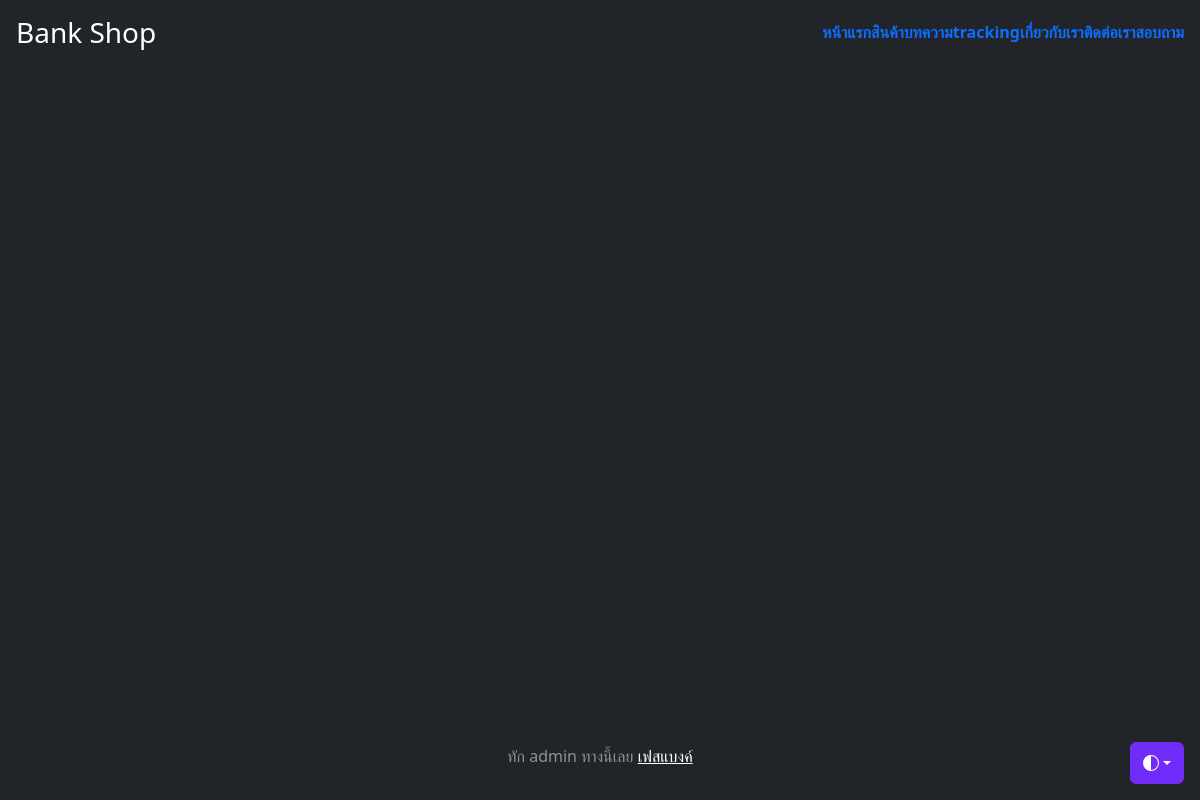
The app's page /blogs, older data.
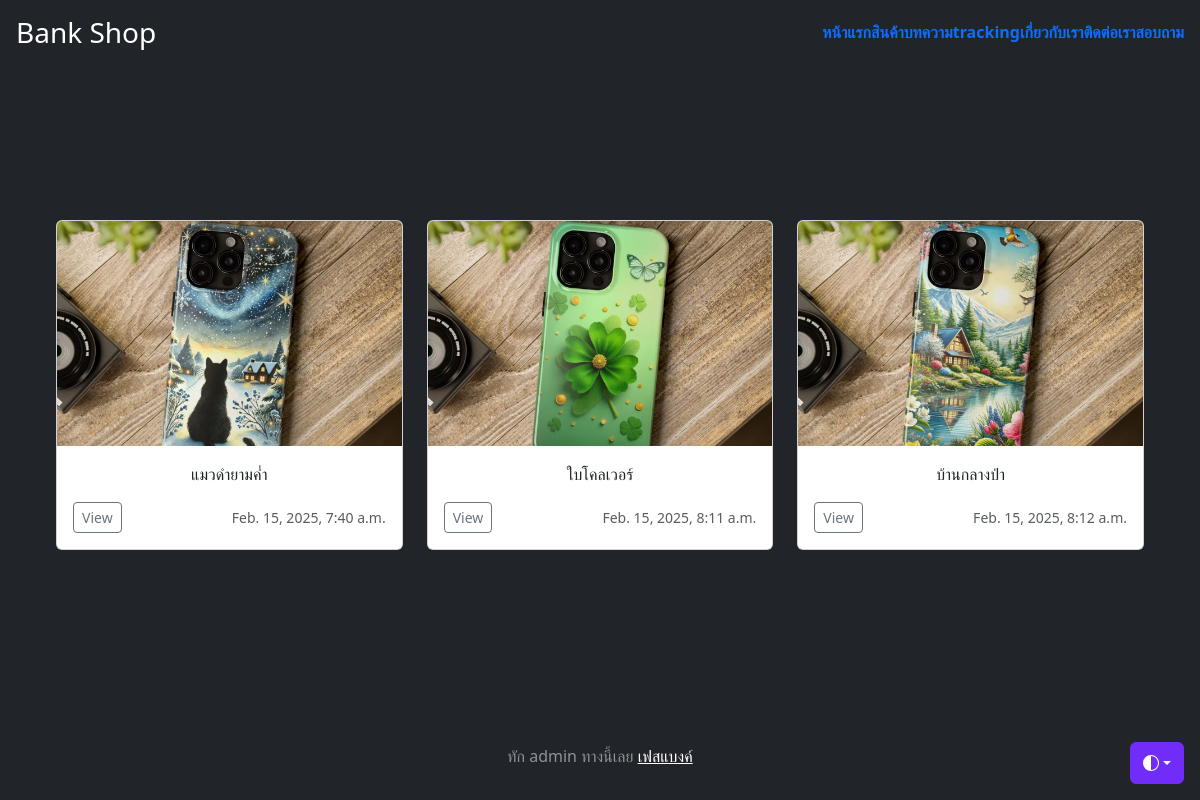
The same page, newer data.
### myapp/models.py (models this page shows, shortened)
class Post(models.Model):
    author = models.ForeignKey(Author, on_delete=models.CASCADE, null=True, blank=True)
    title = models.CharField(max_length=200)
    description = models.TextField(max_length=280,null=True,blank=True)
    body = models.TextField(null=True,blank=True)
    images = models.ImageField(upload_to="post_image",null=True,blank=True)
    date_created = models.DateTimeField(auto_now_add=True,null=True,blank=True)
    date_updated = models.DateTimeField(auto_now=True,null=True,blank=True)
    slug = models.SlugField(unique=True,max_length=100, null=True,blank=True)
    tags = TaggableManager()

### myapp/views.py (the view)
# urls.py: path('blogs', Posts , name='post'),
def Posts(request):
    posts = Post.objects.all()
    centext = {'posts':posts}
    return render(request, 'myapp/blogs.html',centext)

### myapp/templates/myapp/blogs.html (shortened to what this page needs)
{% extends 'myapp/base.html' %}
{% block content %}
  <main role="main">
      <section class="jumbotron text-center">
        <div class="container">
          <div class="album py-5 bg-dark">
            <div class="container">
              <div class="row">
                {% for post in posts %}
                <div class="col-md-4">
                  <div class="card mb-4 box-shadow">
                    <img class="card-img-top" src="{{ post.images.url }}" height="225px" style="object-fit:cover;" alt="Card image cap">
                    <div class="card-body">
                      <p class="card-text">{{post.title}}</p>
                      <div class="d-flex justify-content-between align-items-center">
                        <div class="btn-group">
                          </a><button type="button" class="btn btn-sm btn-outline-secondary">View</button>
                        </div>
                        <small class="text-muted">{{ post.date_created }}</small>
                      </div>
                    </div>
                  </div>
                </div>
                {% endfor %}
              </div>
            </div>
          </div>
        </div>
      </section>
  </main>
{% endblock content %}

### myapp/templates/myapp/base.html (shortened to what this page needs)
<!doctype html>
<html lang="en" class="h-100" data-bs-theme="auto">
  <head><script src="https://getbootstrap.com/docs/5.3/assets/js/color-modes.js"></script>
    <link rel="stylesheet" href="https://cdn.jsdelivr.net/npm/@docsearch/css@3">
<link href="https://getbootstrap.com/docs/5.3/dist/css/bootstrap.min.css" rel="stylesheet">
    <link href="https://getbootstrap.com/docs/5.3/examples/cover/cover.css" rel="stylesheet">
  </head>
  <body class="d-flex h-100 text-center text-bg-dark">
    <div class="dropdown position-fixed bottom-0 end-0 mb-3 me-3 bd-mode-toggle">
      <button class="btn btn-bd-primary py-2 dropdown-toggle d-flex align-items-center"
              id="bd-theme"
              type="button"
              aria-expanded="false"
              data-bs-toggle="dropdown"
              aria-label="Toggle theme (auto)">
        <svg class="bi my-1 theme-icon-active" width="1em" height="1em"><use href="#circle-half"></use></svg>
      </button>
    </div>
<div class="cover-container d-flex w-100 h-100 p-3 mx-auto flex-column">
  <header class="mb-auto">
    <div>
      <h3 class="float-md-start mb-0">Bank Shop</h3>
      <nav class="nav nav-masthead justify-content-center float-md-end">
        {% block menubar %}
        <a class="nav-link fw-bold py-1 px-0" aria-current="page" href="{% url 'home' %}">หน้าแรก</a>
        <a class="nav-link fw-bold py-1 px-0" href="#">สินค้า</a>
        <a class="nav-link fw-bold py-1 px-0" href="#">บทความ</a>
        <a class="nav-link fw-bold py-1 px-0" href="{% url 'tracking' %}">tracking</a>
        <a class="nav-link fw-bold py-1 px-0" href="{% url 'about-us' %}">เกี่ยวกับเรา</a>
        <a class="nav-link fw-bold py-1 px-0" href="{% url 'contact' %}">ติดต่อเรา</a>
        <a class="nav-link fw-bold py-1 px-0" href="{% url 'ask' %}">สอบถาม</a>
        {% endblock menubar %}
      </nav>
    </div>
  </header>
  <main class="px-3">
    {% block content %}{% endblock content %}
  </main>
  <footer class="mt-auto text-white-50">
    <p>ทัก admin ทางนี้เลย <a href="https://facebook.com/bank.jittawat" class="text-white">เฟสแบงค์</a></p>
  </footer>
</div>
    </body>
</html>

### myapp/templates/myapp/base.html (style rules this page uses)
.bi { vertical-align: -.125em; fill: currentColor; }
.btn-bd-primary { --bd-violet-bg: #712cf9; --bd-violet-rgb: 112.520718, 44.062154, 249.437846; --bs-btn-font-weight: 600; --bs-btn-color: var(--bs-white); --bs-btn-bg: var(--bd-violet-bg); --bs-btn-border-color: var(--bd-violet-bg); --bs-btn-hover-color: var(--bs-white); --bs-btn-hover-bg: #6528e0; --bs-btn-hover-border-color: #6528e0; --bs-btn-focus-shadow-rgb: var(--bd-violet-rgb); --bs-btn-active-color: var(--bs-btn-hover-color); --bs-btn-active-bg: #5a23c8; --bs-btn-active-border-color: #5a23c8; }
.bd-mode-toggle { z-index: 1500; }

Row changes from the older to the newer data that the page shows:
added Post: images (picture), title "แมวดำยามค่ำ", date_created "Feb. 15, 2025, 7:40 a.m."
added Post: images (picture), title "ใบโคลเวอร์", date_created "Feb. 15, 2025, 8:11 a.m."
added Post: images (picture), title "บ้านกลางป่า", date_created "Feb. 15, 2025, 8:12 a.m."
